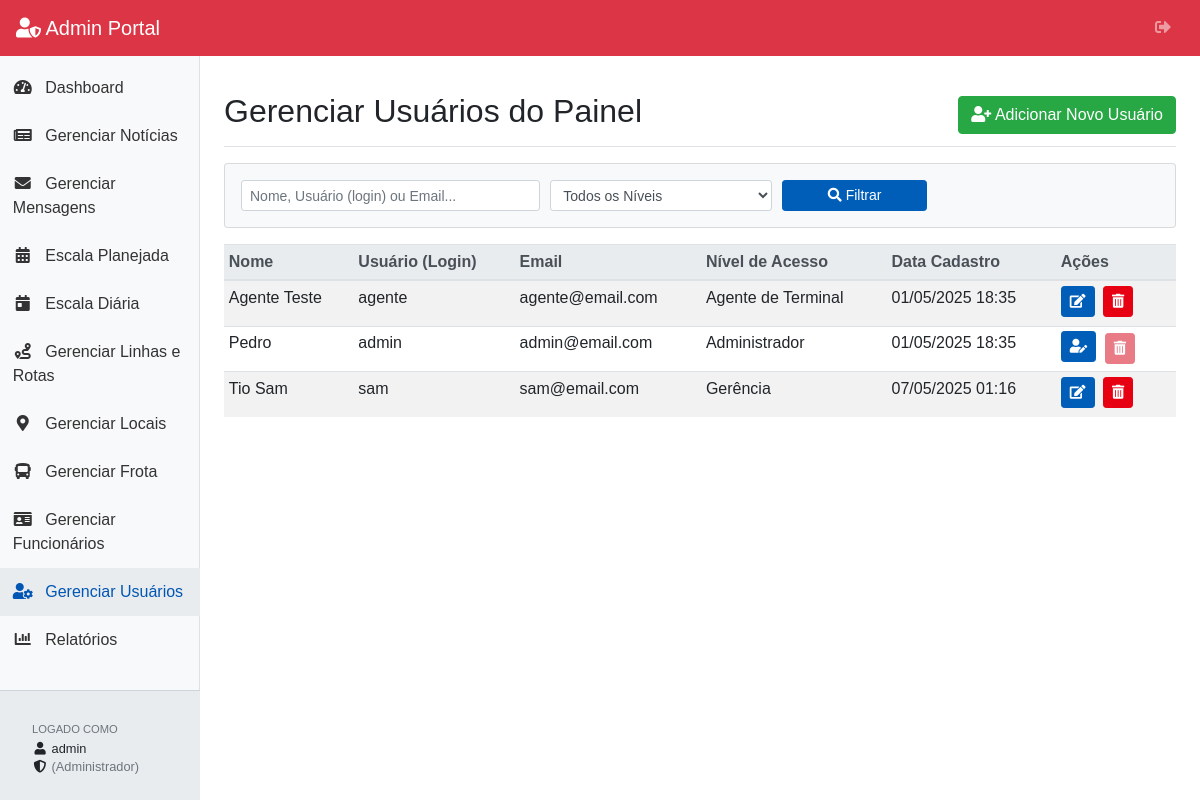
The app's page /portal/admin/usuarios_listar.php (signed in) with its own data.
### tables this page shows
CREATE TABLE `administradores` (
  `id` int(11) NOT NULL,
  `nome` varchar(255) NOT NULL,
  `username` varchar(50) NOT NULL COMMENT 'Login único para o admin',
  `email` varchar(255) DEFAULT NULL COMMENT 'Email (opcional)',
  `senha` varchar(255) NOT NULL COMMENT 'Senha criptografada (hash)',
  `nivel_acesso` varchar(50) NOT NULL COMMENT 'Nível de permissão',
  `data_cadastro` timestamp NOT NULL DEFAULT current_timestamp()
);

### portal/admin/auth_check.php (called while the page is built, shortened)
<?php
$admin_nivel_acesso_logado = $_SESSION['admin_nivel_acesso'] ?? null;
?>

### portal/admin/usuarios_listar.php (the view, shortened to what this page needs)
<?php
require_once 'auth_check.php';
require_once '../db_config.php';
$page_title = 'Gerenciar Usuários do Painel';
$usuarios_por_pagina = 15;
$pagina_atual = isset($_GET['pagina']) && filter_var($_GET['pagina'], FILTER_VALIDATE_INT) && $_GET['pagina'] > 0 ? (int)$_GET['pagina'] : 1;
$filtro_busca_usuario = isset($_GET['busca_usuario']) ? trim($_GET['busca_usuario']) : '';
$usuarios_admin = [];
$erro_busca_usuarios = false;
if ($pdo) {
    try {
        $sql_base_usuarios = "FROM administradores";
        $sql_where_clause_usuarios = "";
        $offset = ($pagina_atual - 1) * $usuarios_por_pagina;
        $sql_select_usuarios = "SELECT id, nome, username, email, nivel_acesso, data_cadastro "
                             . $sql_base_usuarios . $sql_where_clause_usuarios
                             . " ORDER BY nome ASC
                               LIMIT :limit OFFSET :offset";
        $stmt_select = $pdo->prepare($sql_select_usuarios);
        $stmt_select->bindValue(':limit', $usuarios_por_pagina, PDO::PARAM_INT);
        $stmt_select->bindValue(':offset', $offset, PDO::PARAM_INT);
        $stmt_select->execute();
        $usuarios_admin = $stmt_select->fetchAll(PDO::FETCH_ASSOC);
    } catch (PDOException $e) {
        error_log("Erro ao buscar usuários admin: " . $e->getMessage());
        $erro_busca_usuarios = true;
        $_SESSION['admin_error_message'] = "Erro ao carregar usuários do banco de dados.";
    }
} else {
    $erro_busca_usuarios = true;
    $_SESSION['admin_error_message'] = "Falha na conexão com o banco de dados.";
}
require_once 'admin_header.php';
?>
<div class="d-flex justify-content-between flex-wrap flex-md-nowrap align-items-center pt-3 pb-2 mb-3 border-bottom">
    <h1 class="h2"><?php echo htmlspecialchars($page_title); ?></h1>
    <div class="btn-toolbar mb-2 mb-md-0">
        <?php
        if ($admin_nivel_acesso_logado === 'Administrador'):
        ?>
        <a href="usuario_formulario.php" class="btn btn-success">
            <i class="fas fa-user-plus"></i> Adicionar Novo Usuário
        </a>
        <?php endif; ?>
    </div>
</div>
<form method="GET" action="usuarios_listar.php" class="mb-3 card card-body bg-light p-3">
    <div class="form-row align-items-end">
        <div class="col-md-4 form-group mb-md-0">
            <input type="text" name="busca_usuario" id="busca_usuario_input" class="form-control form-control-sm" placeholder="Nome, Usuário (login) ou Email..." value="<?php echo htmlspecialchars($filtro_busca_usuario); ?>">
        </div>
        <div class="col-md-3 form-group mb-md-0">
            <select name="nivel_filtro_usuario" id="nivel_filtro_usuario_select" class="form-control form-control-sm">
                <option value="">Todos os Níveis</option>
            </select>
        </div>
        <div class="col-md-2 form-group mb-md-0">
            <button type="submit" class="btn btn-sm btn-primary btn-block"><i class="fas fa-search"></i> Filtrar</button>
        </div>
    </div>
</form>
<div class="table-responsive">
    <table class="table table-striped table-sm table-hover">
        <thead class="thead-light">
            <tr>
                <th>Nome</th>
                <th>Usuário (Login)</th>
                <th>Email</th>
                <th>Nível de Acesso</th>
                <th>Data Cadastro</th>
                <?php if ($admin_nivel_acesso_logado === 'Administrador'): ?>
                    <th style="width: 120px;">Ações</th>
                <?php endif; ?>
            </tr>
        </thead>
        <tbody>
            <?php
            if (!$erro_busca_usuarios && $usuarios_admin) {
                foreach ($usuarios_admin as $usuario) {
                    echo "<tr>";
                    echo "<td>" . htmlspecialchars($usuario['nome']) . "</td>";
                    echo "<td>" . htmlspecialchars($usuario['username']) . "</td>";
                    echo "<td>" . htmlspecialchars($usuario['email'] ?: '-') . "</td>";
                    echo "<td>" . htmlspecialchars($usuario['nivel_acesso']) . "</td>";
                    echo "<td>" . date('d/m/Y H:i', strtotime($usuario['data_cadastro'])) . "</td>";
                    if ($admin_nivel_acesso_logado === 'Administrador') {
                        $query_params_acao_usr = ['pagina' => $pagina_atual];
                        $query_string_acao_usr = http_build_query($query_params_acao_usr);
                        echo "<td class='action-buttons'>";
                        if ($_SESSION['admin_user_id'] == $usuario['id']) {
                            echo "<a href='usuario_formulario.php?id=" . $usuario['id'] . "&" . $query_string_acao_usr . "' class='btn btn-primary btn-sm' title='Editar Perfil (Exceto Nível)'><i class='fas fa-user-edit'></i></a> ";
                            echo "<button class='btn btn-danger btn-sm' title='Não pode apagar a si mesmo' disabled><i class='fas fa-trash-alt'></i></button>";
                        } else {
                            echo "<a href='usuario_formulario.php?id=" . $usuario['id'] . "&" . $query_string_acao_usr . "' class='btn btn-primary btn-sm' title='Editar Usuário'><i class='fas fa-edit'></i></a> ";
                            echo "<a href='usuario_apagar.php?id=" . $usuario['id'] . "&" . $query_string_acao_usr . "' class='btn btn-danger btn-sm' title='Apagar Usuário' onclick='return confirm(\"Tem certeza que deseja apagar o usuário " . htmlspecialchars(addslashes($usuario['nome'])) . " (Login: " . htmlspecialchars(addslashes($usuario['username'])) . ")? Esta ação não pode ser desfeita.\");'><i class='fas fa-trash-alt'></i></a>";
                        }
                        echo "</td>";
                    }
                    echo "</tr>";
                }
            } else {
                $colspan_usuarios = ($admin_nivel_acesso_logado === 'Administrador') ? 6 : 5;
                echo "<tr><td colspan='" . $colspan_usuarios . "' class='text-danger text-center'>Erro ao carregar usuários.</td></tr>";
            }
            ?>
        </tbody>
    </table>
</div>
<?php
require_once 'admin_footer.php';
?>

### portal/admin/admin_style.css (style rules this page uses)
body { padding-top: 56px; }
.action-buttons a.btn { margin-right: 4px; margin-bottom: 4px; }

### portal/style.css (style rules this page uses)
:root { --cmtu-azul: #005EB8; --cmtu-amarelo: #FFDA29; --cmtu-verde: #008040; --cmtu-vermelho: #E60012; }
body { font-family: sans-serif; }
.btn-primary { background-color: var(--cmtu-azul); border-color: var(--cmtu-azul); color: #ffffff; transition: background-color 0.2s ease-in-out, border-color 0.2s ease-in-out; }
.btn-danger { color: #fff; background-color: var(--cmtu-vermelho); border-color: var(--cmtu-vermelho); transition: background-color 0.2s ease-in-out, border-color 0.2s ease-in-out; }

### records on screen
administradores: nome "Agente Teste", username "agente", email "agente@email.com", nivel_acesso "Agente de Terminal", data_cadastro "01/05/2025 18:35"
administradores: nome "Pedro", username "admin", email "admin@email.com", nivel_acesso "Administrador", data_cadastro "01/05/2025 18:35"
administradores: nome "Tio Sam", username "sam", email "sam@email.com", nivel_acesso "Gerência", data_cadastro "07/05/2025 01:16"

### other values on screen
$admin_username_logado "admin"
$admin_nivel_acesso_logado "Administrador"
$page_title "Gerenciar Usuários do Painel"
